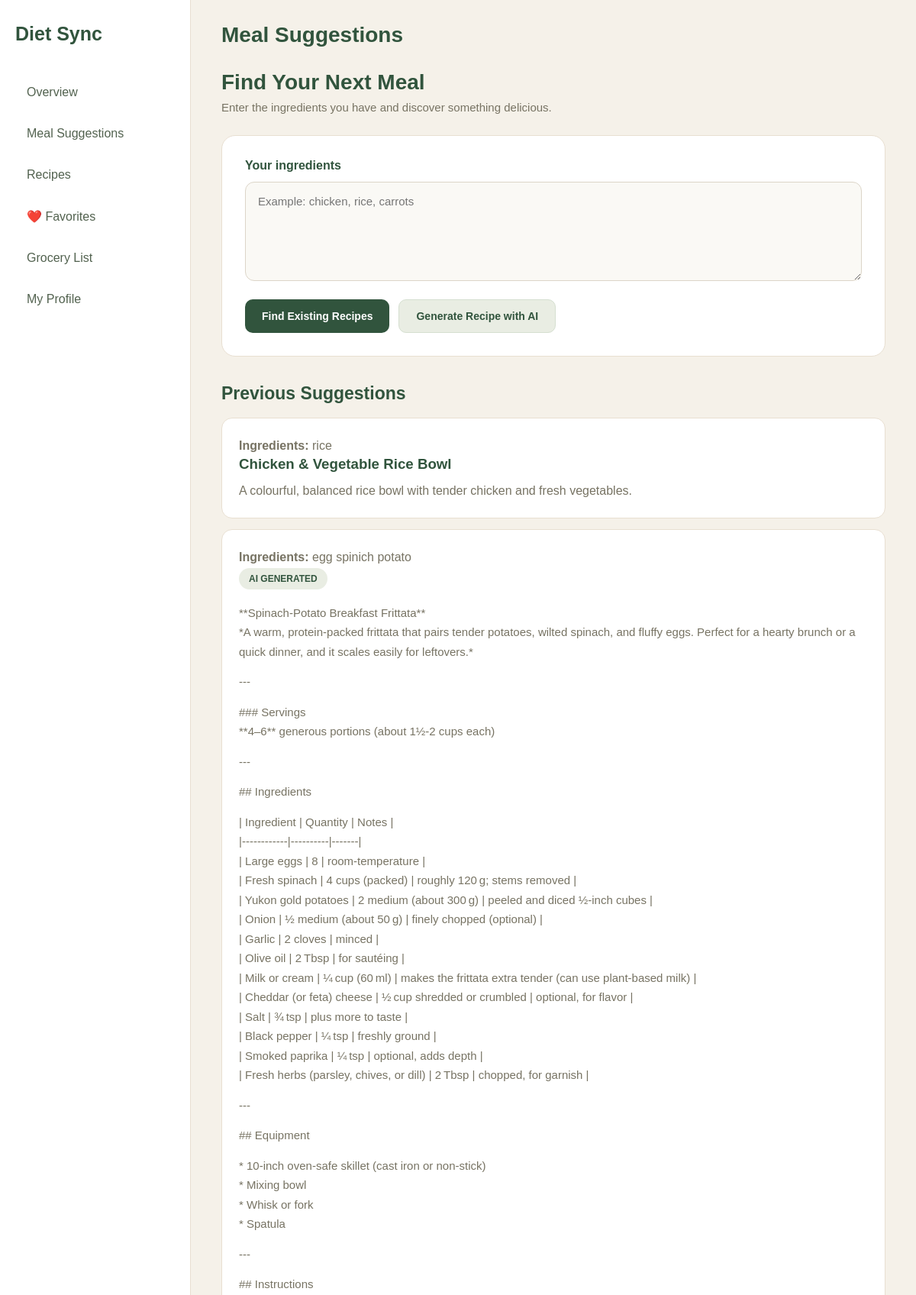
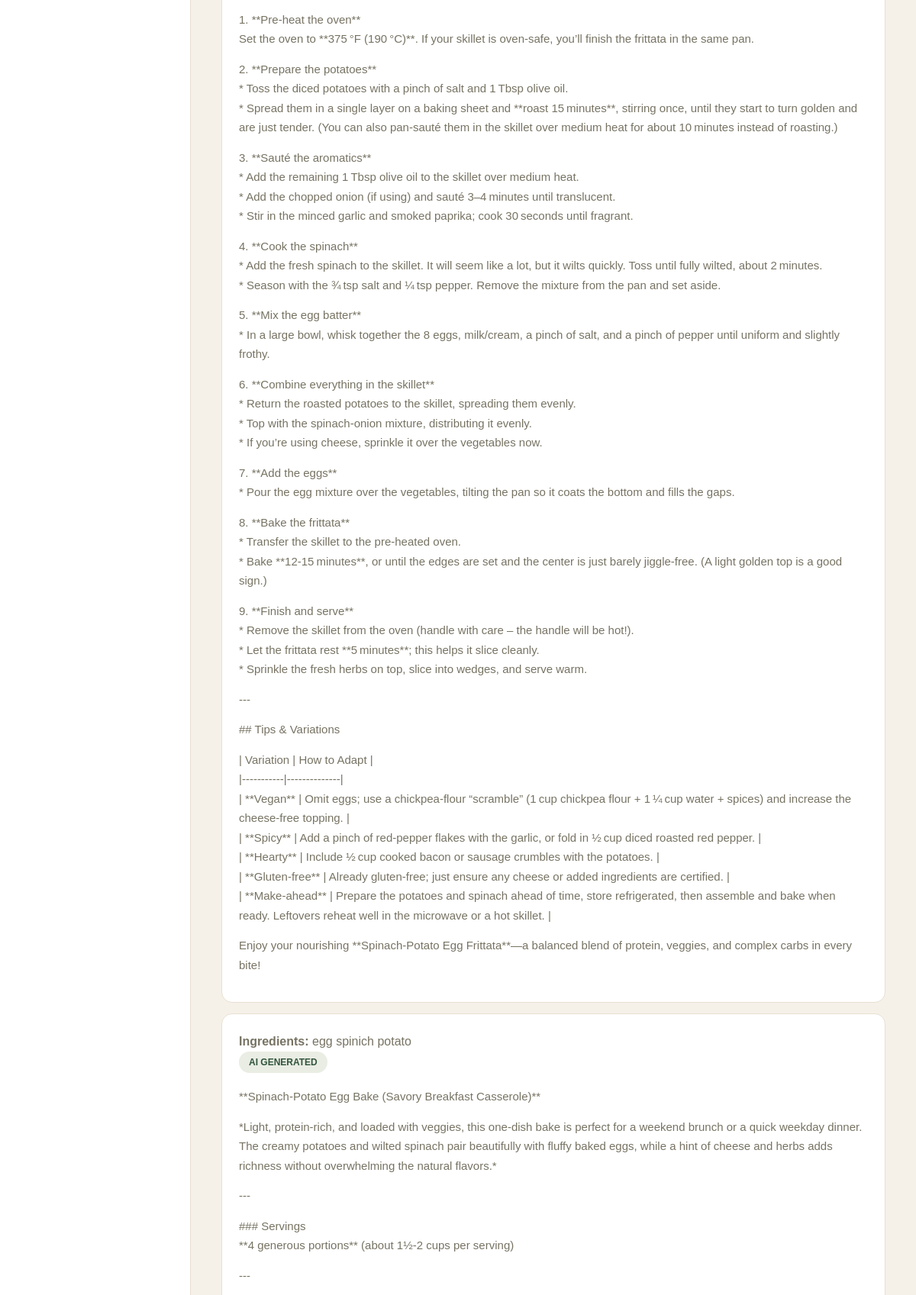
Page /meal_suggestions (signed in, upper part) on the committed database (2 pictures, top to bottom).
### core/models.py (models this page shows, shortened)
class MealSuggestion(models.Model):
    user = models.ForeignKey(settings.AUTH_USER_MODEL,on_delete=models.CASCADE,related_name="meal_suggestions")
    ingredients_entered = models.TextField()
    recipe = models.ForeignKey("Recipe",on_delete=models.CASCADE,null=True,blank=True,related_name="suggestions")
    generated_recipe = models.TextField(blank=True)
    created_at = models.DateTimeField(auto_now_add=True)

class Recipe(models.Model):
    MEAL_TYPES = [
        ("breakfast", "Breakfast"),
        ("lunch", "Lunch"),
        ("dinner", "Dinner"),
        ("snack", "Snacks"),
    ]
    CATEGORIES = [
        ("weight_gain", "Weight Gain"),
        ("muscle_support", "Muscle Support"),
        ("balanced", "Balanced Nutrition"),
    ]
    title = models.CharField(max_length=200)
    description = models.TextField()
    image = models.ImageField(upload_to="recipes/")
    ingredients = models.TextField()
    instructions = models.TextField()
    calories = models.IntegerField(blank=True, null=True)
    protein = models.FloatField(blank=True, null=True)
    carbs = models.FloatField(blank=True, null=True)
    fat = models.FloatField(blank=True, null=True)
    is_featured = models.BooleanField(default=False)
    created_at = models.DateTimeField(auto_now_add=True)
    meal_type = models.CharField(max_length=20, choices=MEAL_TYPES, blank=True)
    nutrition_category = models.CharField(max_length=20, choices=CATEGORIES, blank=True)
    class Meta:
        permissions = [
            ("can_manage_recipes", "Can manage recipes"),
            ("can_feature_recipes", "Can feature recipes"),
            ("can_view_all_recipes", "Can view all recipes"),
        ]
    is_deleted = models.BooleanField(default=False)
    deleted_at = models.DateTimeField(null=True, blank=True)
    objects = RecipeManager()
    all_objects = models.Manager()

### accounts/permissions.py (the view)
    def wrapper(request, *args, **kwargs):
        if not request.user.is_authenticated:
            return redirect_to_login(request.get_full_path())
        return view_func(request, *args, **kwargs)

### accounts/permissions.py (called while the page is built)
def custom_login_required(view_func):
    def wrapper(request, *args, **kwargs):
        if not request.user.is_authenticated:
            return redirect_to_login(request.get_full_path())
        return view_func(request, *args, **kwargs)
    return wrapper

### core/views.py (called while the page is built, shortened)
@custom_login_required
def meal_suggestions_view(request):
    suggested_recipes = []
    ingredients_entered = ""
    generated_recipe = ""
    error = ""
    previous_suggestions = MealSuggestion.objects.filter(user=request.user).select_related("recipe").order_by("-created_at")[:20]
    return render(request, "meal_suggestions.html", {"suggested_recipes": suggested_recipes,"ingredients_entered": ingredients_entered,"generated_recipe": generated_recipe, "previous_suggestions": previous_suggestions,"error": error,})

### core/templates/meal_suggestions.html (shortened to what this page needs)
{% extends "dashboard_base.html" %}
{% block page_heading %}Meal Suggestions{% endblock %}
{% block content %}
<div class="meal-suggestions">
    <div class="meal-intro">
        <h2>Find Your Next Meal</h2>
        <p>Enter the ingredients you have and discover something delicious.</p>
    </div>
    <form method="POST" class="ingredient-form">
        <label for="ingredients">Your ingredients</label>
        <textarea
            id="ingredients"
            name="ingredients"
            placeholder="Example: chicken, rice, carrots"
            required
        >{{ ingredients_entered }}</textarea>
        <div class="meal-buttons">
            <button type="submit" name="action" value="match" class="match-button">
                Find Existing Recipes
            </button>
            <button type="submit" name="action" value="generate" class="ai-button">
                Generate Recipe with AI
            </button>
        </div>
    </form>
    <div class="meal-section">
        <h2>Previous Suggestions</h2>
        {% for suggestion in previous_suggestions %}
            <div class="previous-suggestion">
                <p>
                    <strong>Ingredients:</strong>
                    {{ suggestion.ingredients_entered }}
                </p>
                {% if suggestion.recipe %}
                    <h3>{{ suggestion.recipe.title }}</h3>
                    <p>{{ suggestion.recipe.description }}</p>
                {% elif suggestion.generated_recipe %}
                    <span class="ai-recipe-label">AI GENERATED</span>
                    <div class="ai-recipe-content">
                        {{ suggestion.generated_recipe|linebreaks }}
                    </div>
                {% else %}
                    <p>No matching recipe was found.</p>
                {% endif %}
            </div>
        {% empty %}
            <p class="meal-empty">You haven't made any suggestions yet.</p>
        {% endfor %}
    </div>
</div>
{% endblock %}

### core/static/css/dashboard.css (style rules this page uses)
* { margin: 0; padding: 0; box-sizing: border-box; }
body { font-family: Arial, sans-serif; background: #F5F1E9; color: #34483A; }
.meal-suggestions { max-width: 1000px; margin: 0 auto; }
.meal-intro { margin-bottom: 28px; }
.meal-intro h2 { color: #31543D; font-size: 28px; margin-bottom: 8px; }
.meal-intro p { color: #777363; font-size: 15px; }
.ingredient-form { background: #FFFFFF; padding: 30px; border: 1px solid #E8DFD1; border-radius: 18px; margin-bottom: 35px; }
.ingredient-form label { display: block; color: #31543D; font-weight: 600; margin-bottom: 12px; }
.ingredient-form textarea { width: 100%; min-height: 130px; padding: 16px; border: 1px solid #DCD5C8; border-radius: 12px; background: #FAF9F5; color: #34483A; font-family: inherit; font-size: 15px; resize: vertical; outline: none; box-sizing: border-box; }
.meal-buttons { display: flex; gap: 12px; flex-wrap: wrap; margin-top: 20px; }
.meal-buttons button { padding: 13px 22px; border: none; border-radius: 10px; font-size: 14px; font-weight: 600; cursor: pointer; transition: 0.2s; }
.match-button { background: #31543D; color: white; }
.ai-button { background: #E9EDE3; color: #31543D; border: 1px solid #D5DFD0 !important; }
.meal-section { margin-bottom: 38px; }
.meal-section h2 { color: #31543D; font-size: 23px; margin-bottom: 18px; }
.ai-recipe-label { display: inline-block; background: #E9EDE3; color: #31543D; padding: 7px 13px; border-radius: 20px; font-size: 12px; font-weight: 700; margin-bottom: 18px; }
.ai-recipe-content { color: #4E574C; font-size: 15px; line-height: 1.9; overflow-wrap: anywhere; }
.ai-recipe-content p { margin-bottom: 14px; }
.previous-suggestion { background: white; border: 1px solid #E8DFD1; border-radius: 14px; padding: 22px; margin-bottom: 14px; }
.previous-suggestion h3 { color: #31543D; margin-bottom: 10px; }
.previous-suggestion p { color: #777363; line-height: 1.7; }

### rows in the picture
MealSuggestion: ingredients_entered "rice", recipe "Chicken & Vegetable Rice Bowl", recipe.description "A colourful, balanced rice bowl with tender chicken and fresh vegetables."
MealSuggestion: ingredients_entered "egg spinich potato", generated_recipe "**Spinach‑Potato Breakfast Frittata** *A warm, protein‑packed frittata that pairs tender potatoes, wilted spinach, and fluffy eggs. Perfect for a hearty brunch or a quick dinner, and it scales easily for leftovers.* --- ### Servings **4–6** generous portions (about 1½‑2 cups each) --- ## Ingredients | Ingredient | Quantity | Notes | |------------|----------|-------| | Large eggs | 8 | room‑temperature | | Fresh spinach | 4 cups (packed) | roughly 120 g; stems removed | | Yukon gold potatoes | 2 medium (about 300 g) | peeled and diced ½‑inch cubes | | Onion | ½ medium (about 50 g) | finely chopped (optional) | | Garlic | 2 cloves | minced | | Olive oil | 2 Tbsp | for sautéing | | Milk or…"
MealSuggestion: ingredients_entered "egg spinich potato", generated_recipe "**Spinach‑Potato Egg Bake (Savory Breakfast Casserole)** *Light, protein‑rich, and loaded with veggies, this one‑dish bake is perfect for a weekend brunch or a quick weekday dinner. The creamy potatoes and wilted spinach pair beautifully with fluffy baked eggs, while a hint of cheese and herbs adds richness without overwhelming the natural flavors.* --- ### Servings **4 generous portions** (about 1½‑2 cups per serving) ---"
